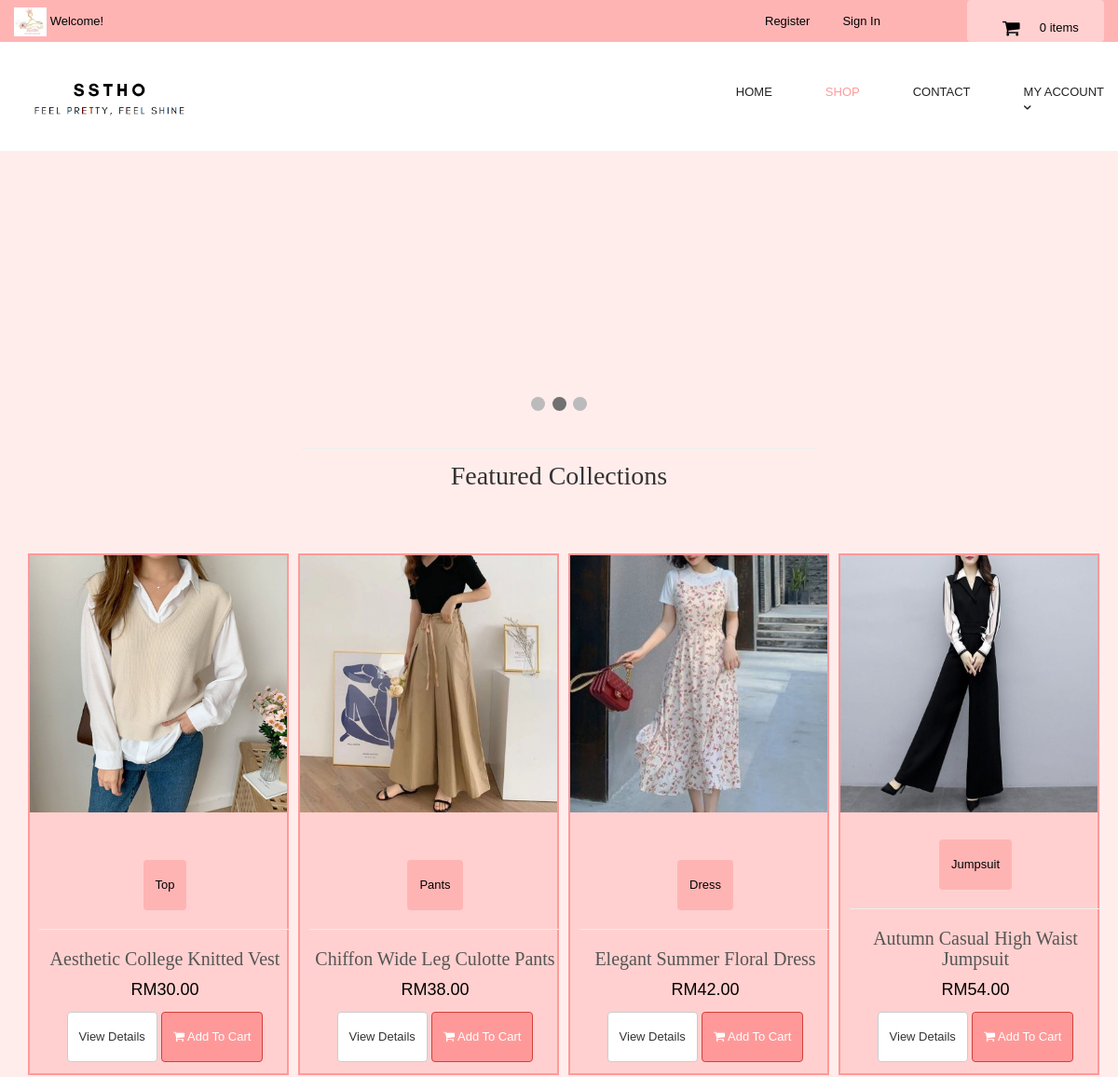
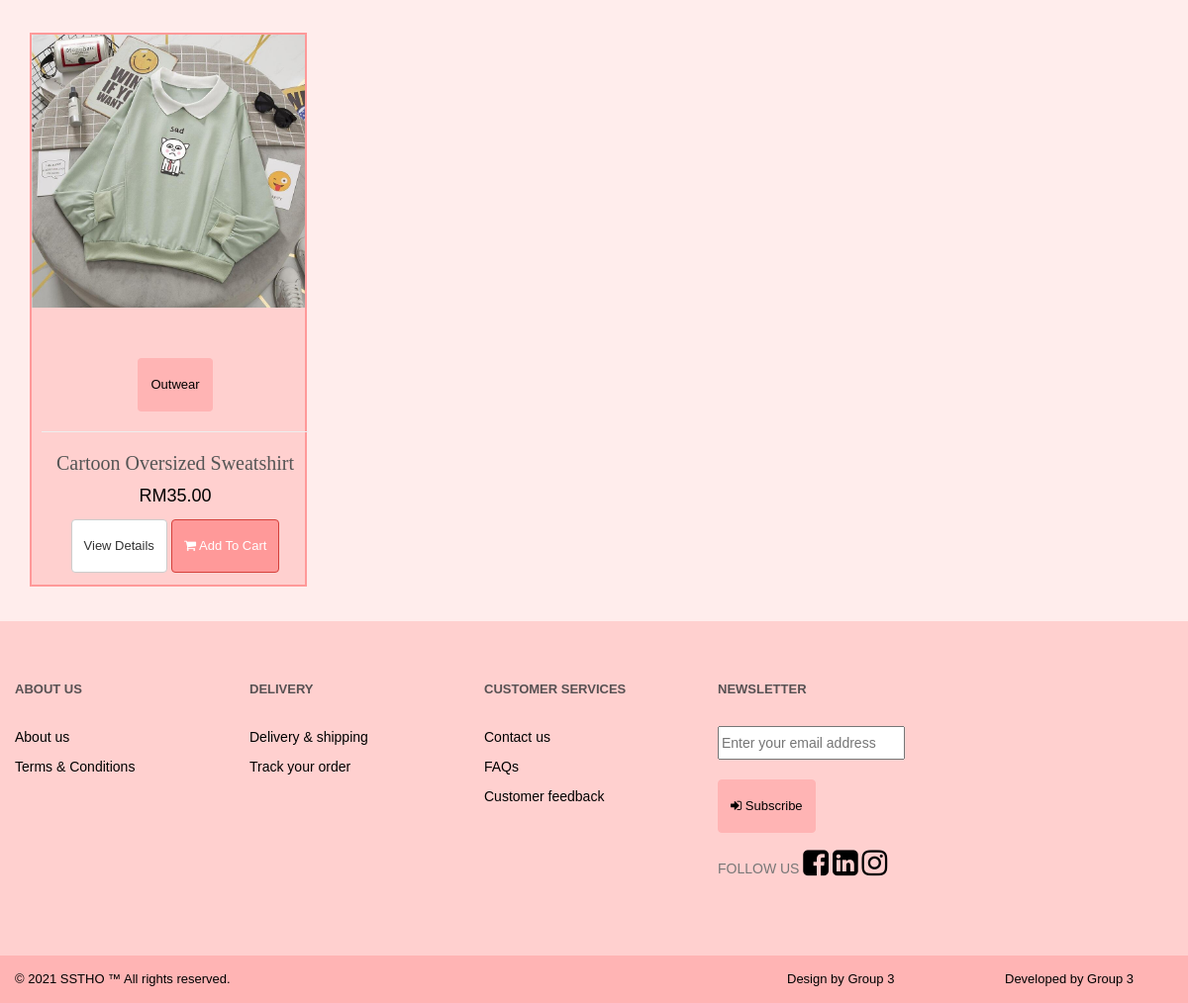
The page / on the database its author committed (2 pictures, top to bottom).
### tables this page shows
CREATE TABLE `products` (
  `product_id` int(10) NOT NULL,
  `p_cat_id` int(10) NOT NULL,
  `date` timestamp NOT NULL DEFAULT current_timestamp() ON UPDATE current_timestamp(),
  `product_title` text NOT NULL,
  `product_url` text NOT NULL,
  `product_img1` text NOT NULL,
  `product_img2` text NOT NULL,
  `product_img3` text NOT NULL,
  `product_price` decimal(10,2) NOT NULL,
  `product_desc` text NOT NULL,
  `product_features` text NOT NULL
);

CREATE TABLE `product_categories` (
  `p_cat_id` int(10) NOT NULL,
  `p_cat_title` text NOT NULL
);

### functions/functions.php (the view, shortened to what this page needs)
<?php
	$db = mysqli_connect("localhost","root","","sstho");
	function getRealUserIp(){
		switch(true){
		  default : return $_SERVER['REMOTE_ADDR'];
		}
	 }
	function items(){
	global $db;
	$ip_add = getRealUserIp();
	$get_items = "select * from cart where ip_add='$ip_add'";
	$run_items = mysqli_query($db,$get_items);
	$count_items = mysqli_num_rows($run_items);
		echo $count_items;
	}
	function getPro(){
	global $db;
	$get_products = "select * from products order by 1 DESC LIMIT 0,8";
	$run_products = mysqli_query($db,$get_products);
		while($row_products=mysqli_fetch_array($run_products)){
	$pro_title = $row_products['product_title'];
	$pro_img1 = $row_products['product_img1'];
	$p_cat_id = $row_products['p_cat_id'];
	$get_cat = "select * from product_categories where p_cat_id='$p_cat_id'";
	$run_cat = mysqli_query($db,$get_cat);
	$row_cat = mysqli_fetch_array($run_cat);
	$cat_name = $row_cat['p_cat_title'];
	$pro_price = $row_products['product_price'];
	$pro_url = $row_products['product_url'];
	echo "
		<div class='col-md-4 col-sm-6 single' >
			<div class='product'>
				<a href='$pro_url' >
					<img src='admin/product_images/$pro_img1' class='img-responsive' >
				</a>
<br><br><br><br><br><br><br><br><br><br><br><br><br><br>
		<div class='text'>
			<center>
			<p class='btn btn-warning'> $cat_name </p>
			</center>
			<hr>
			<h3><a href='$pro_url' >$pro_title</a></h3>
				<p class='price' >RM$pro_price </p>
				<p class='buttons' >
					<a href='$pro_url' class='btn btn-default' >View Details</a>
					<a href='$pro_url' class='btn btn-danger'>
						<i class='fa fa-shopping-cart'></i> Add To Cart
					</a>
				</p>
<br>
			</div>
			</div>
			</div>
			";
			}
		}
?>

### includes/header.php (shortened to what this page needs)
<!DOCTYPE html>
<html lang="en">
<head>
  <link href="styles/bootstrap.min.css" rel="stylesheet">
  <link href="styles/backend.css" rel="stylesheet">
  <link href="styles/style.css" rel="stylesheet">
  <link href="font-awesome/css/font-awesome.min.css" rel="stylesheet">
</head>
</html>

### includes/main.php (shortened to what this page needs)
  <header class="page-header">
    <div class="page-header__topline">
      <div class="container clearfix">
        <div class="currency">
          <a class="currency__change" href="customers/my_account.php?my_orders">
		  		  <img class="logo__img" src="images/logo.jpeg" alt="SSTHO logotype" width="35" height="35">
				<?php
					if(!isset($_SESSION['cust_email'])){
						echo "Welcome!";
						}
				?>
          </a>
        </div>
        <div class="basket">
          <a href="cart.php" class="btn btn--basket">
            <i class="icon-basket"></i>
				<?php
					items();
				?> items
          </a>
        </div>
       <ul class="login">
		<li class="login__item">
			<?php
				if(!isset($_SESSION['cust_email'])){
				  echo '<a href="customer_register.php" class="login__link">Register</a>';
				}
				  else {
					  echo '<a href="customers/my_account.php?my_orders" class="login__link">My Account</a>';
				  }
			?>
		</li>
		<li class="login__item">
			<?php
				if(!isset($_SESSION['cus_email'])){
				  echo '<a href="checkout.php" class="login__link">Sign In</a>';
				}
				  else {
					  echo '<a href="./logout.php" class="login__link">Logout</a>';
				  }
			?>
		</li>
	</ul>
    </div>
</div>
    <div class="page-header__bottomline">
      <div class="container clearfix">
        <div class="logo">
          <a class="logo__link" href="index.php">
            <img class="logo__img" src="images/logo.jpg" alt="SSTHO logotype" width="200" height="100">
          </a>
        </div>
        <nav class="main-nav">
          <ul class="categories">
			<li class="categories__item">
              <a class="categories__link" href="index.php">
                Home
              </a>
            </li>
            <li class="categories__item">
              <a class="categories__link categories__link--active" href="shop.php">
                Shop
              </a>
            </li>
            <li class="categories__item">
              <a class="categories__link" href="contactus2.php">
                Contact
              </a>
            </li>
          <li class="categories__item">
              <a class="categories__link" href="customers/my_account.php?my_orders">
                My Account
                <i class="icon-down-open-1"></i>
              </a>
            </li>
          </ul>
        </nav>
      </div>
    </div>
  </header>

### slider.php (shortened to what this page needs)
<!DOCTYPE html>
<html>
<head>
</head>
<body>
<div class="slider">
<div class="slideshow-container">
</div>
<br>
<div style="text-align:center">
  <span class="dot"></span>
  <span class="dot"></span>
  <span class="dot"></span>
</div>
</div>
</body>
</html>

### index.php (shortened to what this page needs)
<?php
	include("includes/header.php");
	include("functions/functions.php");
	include("includes/main.php");
	include "slider.php";
?>
    <div class="wrapper">
        <h1>Featured Collections<h1>
    </div>
    <div id="content" class="container">
		<div class="row">
			<?php
				getPro();
			?>
		</div>
    </div>
    <footer class="page-footer">
	<div class="footer-nav">
		<div class="container clearfix">
			<div class="footer-nav__col footer-nav__col--info">
				<div class="footer-nav__heading">About us</div>
					<ul class="footer-nav__list">
						<li class="footer-nav__item">
							<a href="about.php" class="footer-nav__link">About us</a>
						</li>
						<li class="footer-nav__item">
							<a href="terms_conditions.php" class="footer-nav__link">Terms & Conditions</a>
						</li>
					</ul>
			</div>
			<div class="footer-nav__col footer-nav__col--whybuy">
				<div class="footer-nav__heading">Delivery</div>
					<ul class="footer-nav__list">
						<li class="footer-nav__item">
							<a href="delivery.php" class="footer-nav__link">Delivery & shipping</a>
						</li>
						<li class="footer-nav__item">
							<a href="track.php" class="footer-nav__link">Track your order</a>
						</li>
					</ul>
			</div>
			<div class="footer-nav__col footer-nav__col--account">
				<div class="footer-nav__heading">Customer services</div>
					<ul class="footer-nav__list">
						<li class="footer-nav__item">
							<a href="contactus2.php" class="footer-nav__link">Contact us</a>
						</li>
						<li class="footer-nav__item">
							<a href="faq.php" class="footer-nav__link">FAQs</a>
						</li>
						<li class="footer-nav__item">
							<a href="contactus2.php" class="footer-nav__link">Customer feedback</a>
						</li>
					</ul>
			</div>
			<div class="footer-nav__col footer-nav__col--contacts">
				<div class="footer-nav__heading">Newsletter</div>
					<address class="address">
			<form method="POST" action="newsletter.php">
				<?php
					$emailaddress = "";
				?>
				<div class="form-group" >
					<div class="container_news" style="background-color: ;color:black;">
						<input type="text" placeholder="Enter your email address" name="emailaddress" required value="<?php echo $emailaddress ?>" >
					   <br>
					   <br>
					</div>
			<div class="container_news">
				<button name="subscribe" value="subscribe" class="btn btn-primary" >
					<i class="fa fa-sign-in" ></i> Subscribe
			</div>
				</div>
			 </form>
			 <span>
				FOLLOW US
			</span>
				<a class="fa fa-facebook-square" href="https://www.facebook.com/" target="_blank" style='font-size:30px;color:black'></a>
				<a class="fa fa-linkedin-square" href="https://www.linkedin.com/" target="_blank" style='font-size:30px;color:black'></a>
				<a class="fa fa-instagram" href="https://www.instagram.com/" target="_blank" style='font-size:30px;color:black'></a>
			</address>
			</div>
		</div>
	</div>
	<div class="page-footer__subline">
		<div class="container clearfix">
			<div class="copyright">
				&copy; 2021 SSTHO &trade;
				All rights reserved.
			</div>
			<div class="developer">
				Developed by Group 3
			</div>
			<div class="designby">
				Design by Group 3
			</div>
		</div>
	</div>
</footer>
<html>
	<body>
	</body>
</html>

### styles/style.css (style rules this page uses)
body { font-family: "Roboto", Helvetica, Arial, sans-serif; font-size: 14px; line-height: 1.42857143; color: #333333; background-color: #ffedec; overflow-x: hidden; }
.btn-primary { color:black; background-color:#ffb4b4; border-color:#ffb4b4; }
#content { padding-left:25px; }
.single { width:290px; }
#content .product { background:#ffd0cf; border: solid 2px #ff9999; box-sizing: border-box; margin-bottom: 35px; }
#content .product .text p.price { font-size:18px; text-align:center; font-weight:300; color: black }
#content .product .text .buttons { clear:both; text-align:center; }
#content .product .text h3 { text-align:center; font-size:20px; }
#content .product .text h3 a { color:rgb(85, 85, 85); }
#content .product .text { padding:10px 10px 0px; }
#content .product .text .buttons .btn { margin-bottom:10px; }

### slider.php (style rules this page uses)
* { box-sizing: border-box; }
body { font-family: Verdana, sans-serif; }
img { vertical-align: middle; }
.slideshow-container { max-width: 90%; position: relative; margin: auto; }
.text { color: #f2f2f2; font-size: 15px; padding: 8px 12px; position: absolute; bottom: 8px; width: 100%; text-align: center; }
.dot { height: 15px; width: 15px; margin: 0 2px; background-color: #bbb; border-radius: 50%; display: inline-block; transition: background-color 0.6s ease; }
.active { background-color: #717171; }

### rows shown on the page
products: product_img1 (picture), p_cat.p_cat_title "Top", product_title "Aesthetic College Knitted Vest", product_price "30.00"
products: product_img1 (picture), p_cat.p_cat_title "Pants", product_title "Chiffon Wide Leg Culotte Pants", product_price "38.00"
products: product_img1 (picture), p_cat.p_cat_title "Dress", product_title "Elegant Summer Floral Dress", product_price "42.00"
products: product_img1 (picture), p_cat.p_cat_title "Jumpsuit", product_title "Autumn Casual High Waist Jumpsuit", product_price "54.00"
products: product_img1 (picture), p_cat.p_cat_title "Outwear", product_title "Cartoon Oversized Sweatshirt", product_price "35.00"

### other values the page prints
$count_items "0"
